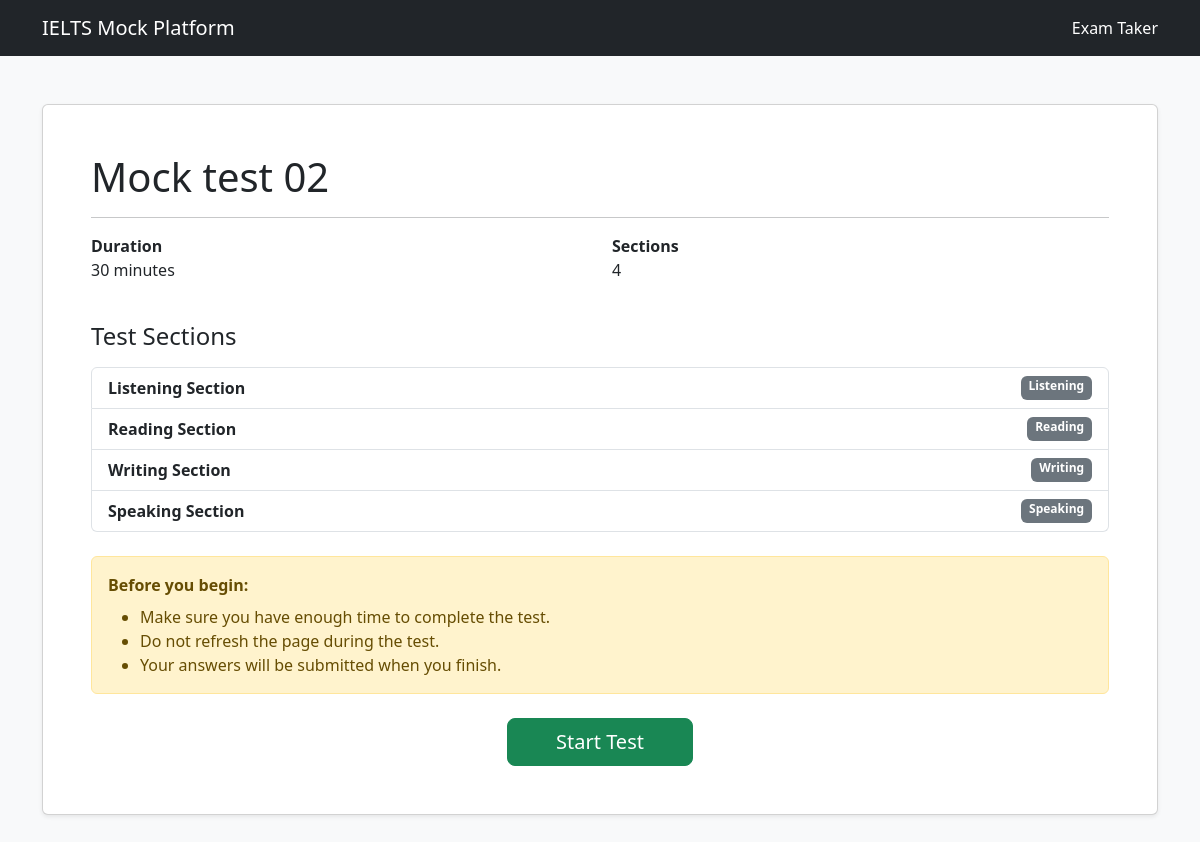
Page /examiner/tests/2/start/ on the committed database.
### exams/models.py (models this page shows, shortened)
class MockTest(models.Model):
    title = models.CharField(
        max_length=200
    )
    description = models.TextField(
        blank=True
    )
    duration = models.PositiveIntegerField(
        help_text="Duration in minutes"
    )
    is_published = models.BooleanField(
        default=False
    )
    created_at = models.DateTimeField(
        auto_now_add=True
    )

class Section(models.Model):
    SECTION_TYPES = [
        ("listening", "Listening"),
        ("reading", "Reading"),
        ("writing", "Writing"),
        ("speaking", "Speaking"),
    ]
    test = models.ForeignKey(
        MockTest,
        on_delete=models.CASCADE,
        related_name="sections"
    )
    section_type = models.CharField(
        max_length=20,
        choices=SECTION_TYPES
    )
    title = models.CharField(
        max_length=200
    )
    order = models.PositiveIntegerField(
        default=1
    )

### exams/views.py (the view)
def test_start(request, test_id):
    test = get_object_or_404(
        MockTest,
        id=test_id,
        is_published=True
    )
    sections = (
        test.sections
        .all()
        .order_by("order")
    )
    return render(
        request,
        "exams/test_start.html",
        {
            "test": test,
            "sections": sections,
        }
    )

### exams/templates/exams/test_start.html (shortened to what this page needs)
<!DOCTYPE html>
<html lang="en">
<head>
    <link
        href="https://cdn.jsdelivr.net/npm/bootstrap@5.3.3/dist/css/bootstrap.min.css"
        rel="stylesheet"
    >
</head>
<body class="bg-light">
<nav class="navbar navbar-dark bg-dark">
    <div class="container">
        <span class="navbar-brand">
            IELTS Mock Platform
        </span>
        <span class="text-white">
            Exam Taker
        </span>
    </div>
</nav>
<div class="container py-5">
    <div class="card shadow-sm">
        <div class="card-body p-5">
            <h1 class="mb-3">
                {{ test.title }}
            </h1>
            <hr>
            <div class="row mb-4">
                <div class="col-md-6">
                    <strong>
                        Duration
                    </strong>
                    <p>
                        {{ test.duration }} minutes
                    </p>
                </div>
                <div class="col-md-6">
                    <strong>
                        Sections
                    </strong>
                    <p>
                        {{ sections.count }}
                    </p>
                </div>
            </div>
            <h4 class="mb-3">
                Test Sections
            </h4>
            <div class="list-group mb-4">
                {% for section in sections %}
                    <div class="list-group-item">
                        <div class="d-flex justify-content-between">
                            <strong>
                                {{ section.title }}
                            </strong>
                            <span class="badge bg-secondary">
                                {{ section.section_type|title }}
                            </span>
                        </div>
                    </div>
                {% endfor %}
            </div>
            <div class="alert alert-warning">
                <strong>
                    Before you begin:
                </strong>
                <ul class="mb-0 mt-2">
                    <li>
                        Make sure you have enough time to complete the test.
                    </li>
                    <li>
                        Do not refresh the page during the test.
                    </li>
                    <li>
                        Your answers will be submitted when you finish.
                    </li>
                </ul>
            </div>
            <div class="text-center mt-4">
                <a
    href="{% url 'take_test' test.id %}"
    class="btn btn-success btn-lg px-5"
>
    Start Test
</a>
            </div>
        </div>
    </div>
</div>
</body>
</html>

### rows in the picture
MockTest: title "Mock test 02", duration "30"
Section: title "Listening Section", section_type "Listening"
Section: title "Reading Section", section_type "Reading"
Section: title "Writing Section", section_type "Writing"
Section: title "Speaking Section", section_type "Speaking"

### other values in the picture
{{ sections.count }} "4"
